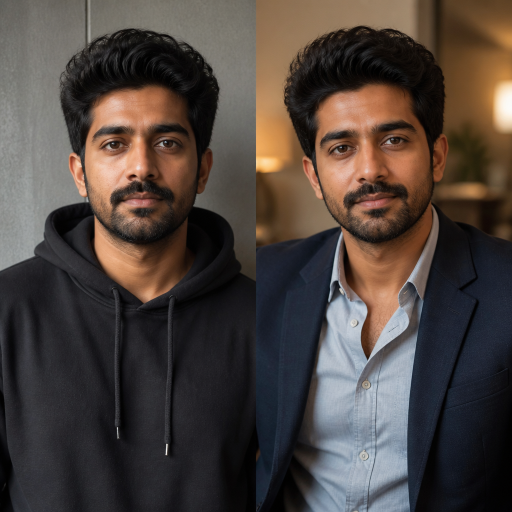
#> input picture marketing/assets/approved/clothing-casual.png, 1024 x 1024 px (shown at 1/2 size)
$ python -i quality.py   (imports and definitions only)
#> lines starting #> are read from the running program, lines starting #| are printed output that depends on the picture
"""Conservative quality gate with pluggable semantic issue input."""

from __future__ import annotations

import hashlib
import json
import subprocess
from pathlib import Path
from typing import Iterable

from PIL import Image, ImageOps, ImageStat

from .models import QualityAssessment, QualityIssue


class ContentQualityGate:
    """Rejects objective failures and records semantic reviewer/detector flags.

    Finger, eye and face defects cannot be claimed as machine-detected without a
    vision model. They enter through ``reported_issues`` and still block approval.
    Every new post remains ``needs_review`` even when this assessment is clean.
    """

    # [29 lines left out: function assess, not called in this run]

    def assess_pair_card(self, pair_path: Path) -> QualityAssessment:
        """Validate a synthetic side-by-side source without extracting customer media."""

        issues: set[QualityIssue] = set()
        checks: dict[str, object] = {"pair_card": True}
        try:
            with Image.open(pair_path) as source:
#> source is the input picture: PIL image 1024x1024 RGB; mean R, G, B 76.7, 66.8, 61.8
                image = ImageOps.exif_transpose(source).convert("RGB")
        except (OSError, ValueError):
            return QualityAssessment((QualityIssue.INVALID_IMAGE,), {"decoded": False})
        checks["decoded"] = True
        checks["size"] = list(image.size)
        width, height = image.size
#> width = 1024; height = 1024
        if width < 1024 or height < 768:
            issues.add(QualityIssue.TOO_SMALL)
        if width < 2:
            issues.add(QualityIssue.INVALID_IMAGE)
            return QualityAssessment(tuple(sorted(issues, key=str)), checks)
        split = width // 2
#> split = 512
        left = image.crop((0, 0, split, height))
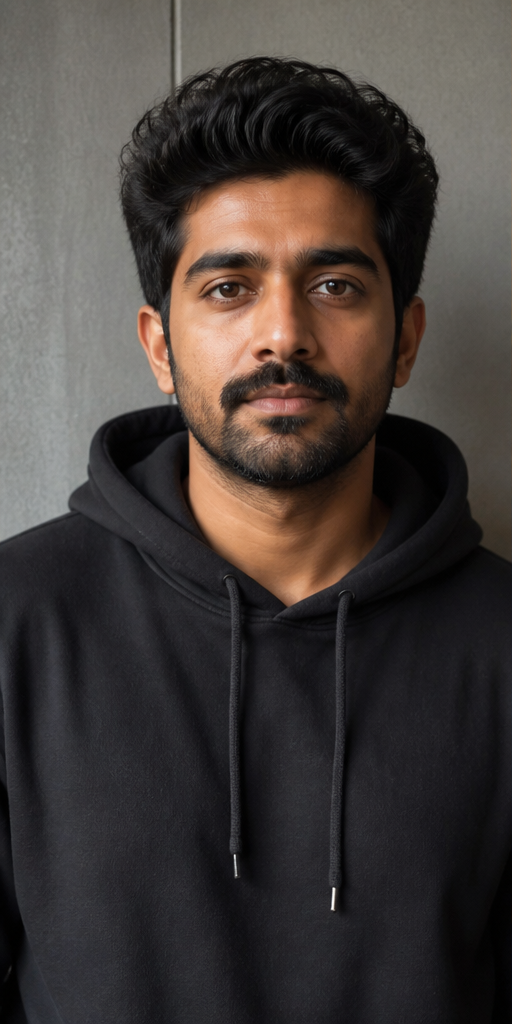
#> left: PIL image 512x1024 RGB; mean R, G, B 68.4, 61.4, 58.4
        right = image.crop((width - split, 0, width, height))
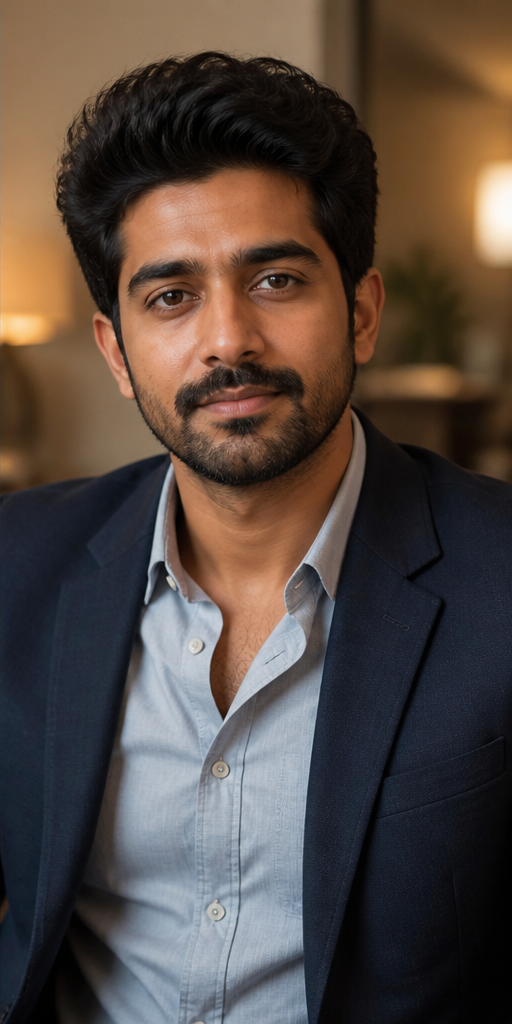
#> right: PIL image 512x1024 RGB; mean R, G, B 85.1, 72.3, 65.2
        left.thumbnail((512, 512), Image.Resampling.LANCZOS)
#> left: PIL image 256x512 RGB
        right.thumbnail((512, 512), Image.Resampling.LANCZOS)
#> right: PIL image 256x512 RGB
        left_hash = _visual_hash(left)
#> in _visual_hash, `normalized = ImageOps.fit(image.convert("L"), (32, 32), method=Image.R..`:
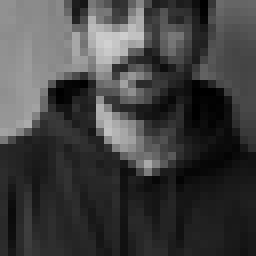
#> normalized: PIL image 32x32 L (shown 8 times larger); min 0, max 209, mean 64.8
        right_hash = _visual_hash(right)
#> in _visual_hash (call 2), `normalized = ImageOps.fit(image.convert("L"), (32, 32), method=Image.R..`:
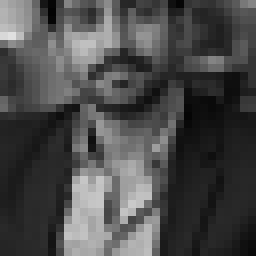
#> normalized: PIL image 32x32 L (shown 8 times larger); min 2, max 224, mean 74.3
        checks["visual_change_detected"] = left_hash != right_hash
        if left_hash == right_hash:
            issues.add(QualityIssue.UNCHANGED_RESULT)
        for key, half in (("before", left), ("after", right)):
            extrema = ImageStat.Stat(half.convert("L")).extrema[0]
            checks[f"{key}_luminance_range"] = int(extrema[1] - extrema[0])
            if extrema[1] - extrema[0] < 8:
                issues.add(QualityIssue.NEAR_UNIFORM)
#> this loop made 2 passes
#> (key, extrema) on passes 1 to 2: ('before', (0, 244)), ('after', (0, 251))
#> after the loop, checks = {'pair_card': True, 'decoded': True, 'size': [1024, 1024], 'visual_change_detected': True, 'before_luminance_range': 244, 'after_luminance_range': 251}; issues = 0 items
        return QualityAssessment(tuple(sorted(issues, key=str)), checks)

    # [49 lines left out: functions assess_video, _open_small, not called in this run]


def _visual_hash(image: Image.Image) -> str:
    normalized = ImageOps.fit(image.convert("L"), (32, 32), method=Image.Resampling.LANCZOS)
    return hashlib.sha256(normalized.tobytes()).hexdigest()

>>> result = ContentQualityGate().assess_pair_card('../../marketing/assets/approved/clothing-casual.png')

$ run again, on marketing/assets/approved/clothing-evening.png
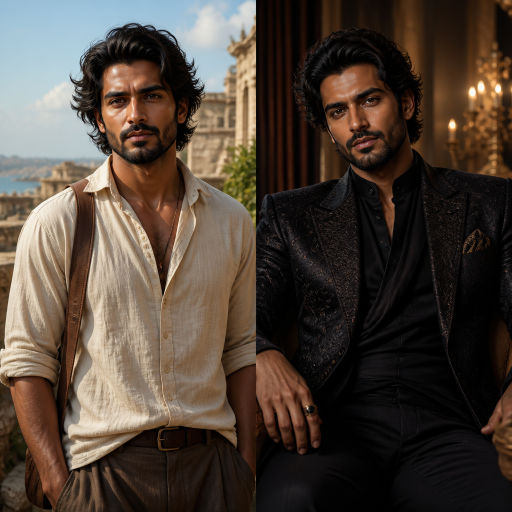
#> input picture marketing/assets/approved/clothing-evening.png, 1024 x 1024 px (shown at 1/2 size)
#> in assess_pair_card, source is the input picture: PIL image 1024x1024 RGB; mean R, G, B 78.3, 66.2, 56.4
#> in assess_pair_card, `right = image.crop((width - split, 0, width, height))`:
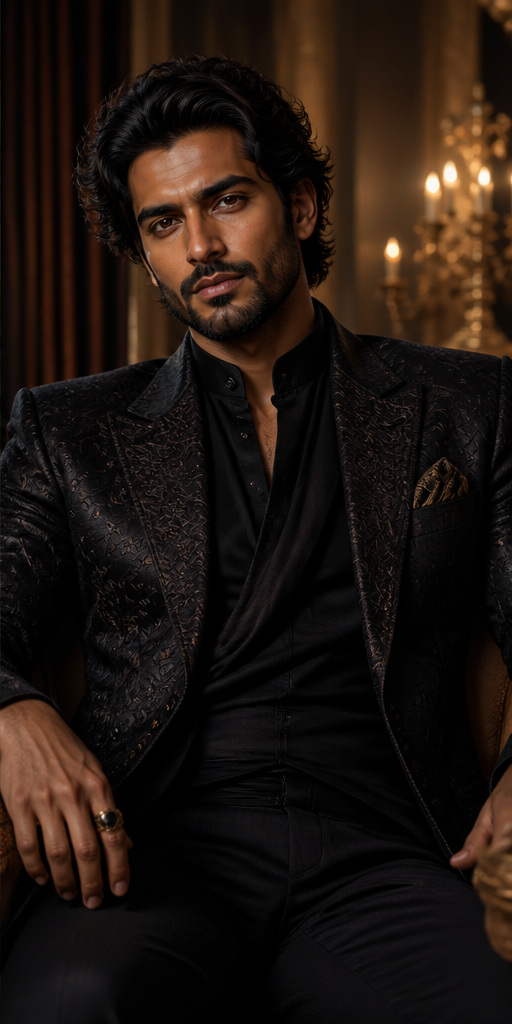
#> right: PIL image 512x1024 RGB; mean R, G, B 31.8, 21.4, 15.5
#> in _visual_hash (call 2), `normalized = ImageOps.fit(image.convert("L"), (32, 32), method=Image.R..`:
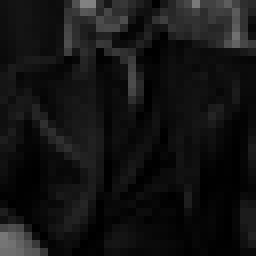
#> normalized: PIL image 32x32 L (shown 8 times larger); min 0, max 130, mean 19.3
#> the loop in assess_pair_card, `for key, half in (("before", left), ("after", right)):` made 2 passes
#> (key, extrema) on passes 1 to 2: ('before', (0, 253)), ('after', (0, 254))
#> after the loop in assess_pair_card, `for key, half in (("before", left), ("after", right)):`: checks = {'pair_card': True, 'decoded': True, 'size': [1024, 1024], 'visual_change_detected': True, 'before_luminance_range': 253, 'after_luminance_range': 254}; issues = 0 items

$ run again, on marketing/assets/approved/clothing-sport.png
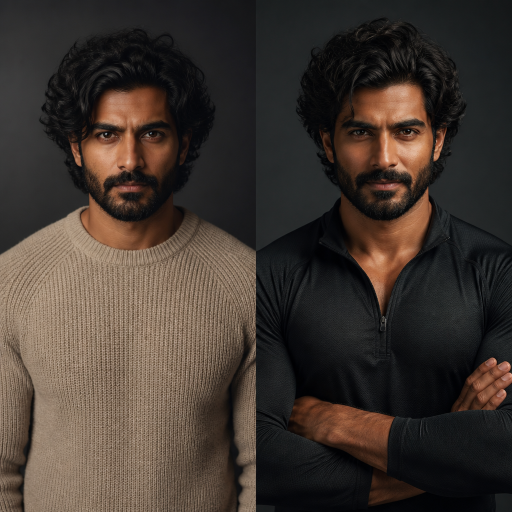
#> input picture marketing/assets/approved/clothing-sport.png, 1024 x 1024 px (shown at 1/2 size)
#> in assess_pair_card, source is the input picture: PIL image 1024x1024 RGB; mean R, G, B 64.2, 54.3, 47.6
#> in assess_pair_card, `left.thumbnail((512, 512), Image.Resampling.LANCZOS)`:
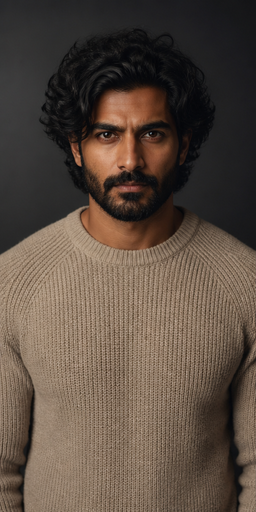
#> left: PIL image 256x512 RGB; mean R, G, B 90.5, 76.3, 65.4
#> in _visual_hash (call 2), `normalized = ImageOps.fit(image.convert("L"), (32, 32), method=Image.R..`:
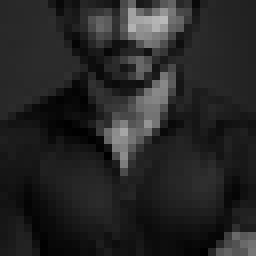
#> normalized: PIL image 32x32 L (shown 8 times larger); min 0, max 185, mean 37.9
#> the loop in assess_pair_card, `for key, half in (("before", left), ("after", right)):` made 2 passes
#> (key, extrema) on passes 1 to 2: ('before', (0, 197)), ('after', (0, 213))
#> after the loop in assess_pair_card, `for key, half in (("before", left), ("after", right)):`: checks = {'pair_card': True, 'decoded': True, 'size': [1024, 1024], 'visual_change_detected': True, 'before_luminance_range': 197, 'after_luminance_range': 213}; issues = 0 items

$ run again, on marketing/assets/approved/compose-book-lamp.png
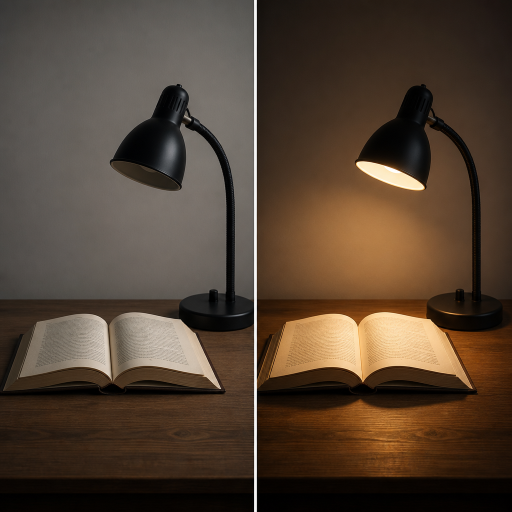
#> input picture marketing/assets/approved/compose-book-lamp.png, 1024 x 1024 px (shown at 1/2 size)
#> in assess_pair_card, source is the input picture: PIL image 1024x1024 RGB; mean R, G, B 82.1, 65.5, 50.9
#> in assess_pair_card, `right = image.crop((width - split, 0, width, height))`:
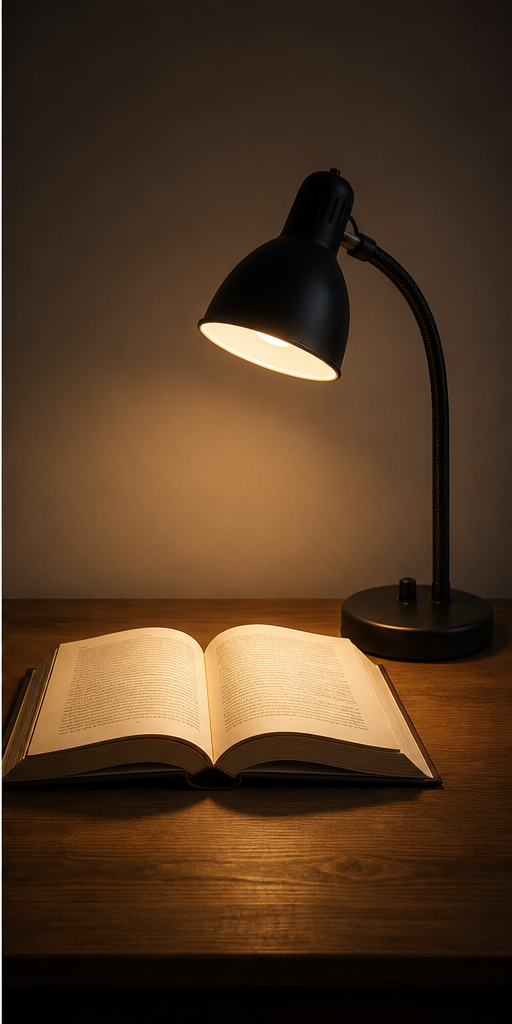
#> right: PIL image 512x1024 RGB; mean R, G, B 81.2, 56.4, 34.8
#> in _visual_hash (call 2), `normalized = ImageOps.fit(image.convert("L"), (32, 32), method=Image.R..`:
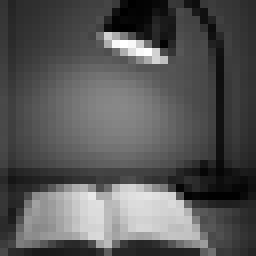
#> normalized: PIL image 32x32 L (shown 8 times larger); min 0, max 255, mean 86.5
#> the loop in assess_pair_card, `for key, half in (("before", left), ("after", right)):` made 2 passes
#> (key, extrema) on passes 1 to 2: ('before', (0, 255)), ('after', (0, 255))
#> after the loop in assess_pair_card, `for key, half in (("before", left), ("after", right)):`: checks = {'pair_card': True, 'decoded': True, 'size': [1024, 1024], 'visual_change_detected': True, 'before_luminance_range': 255, 'after_luminance_range': 255}; issues = 0 items
